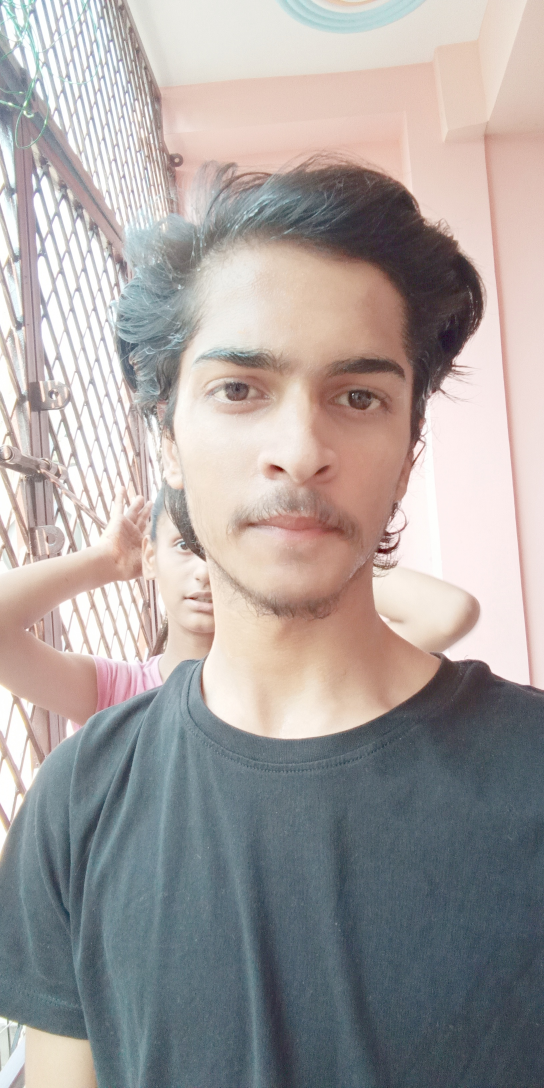
#> input picture dip projects/gamma_transformed0.45.jpg, 1632 x 3264 px, given in place of the camera (shown at 1/3 size)
$ python face.py
#> lines starting #> are read from the running program, lines starting #| are printed output that depends on the picture
#!/usr/bin/env python
# coding: utf-8

# In[2]:


import cv2
import numpy as np

#Init Camera
cap = cv2.VideoCapture(0)
address="https://192.168.1.2:8080/"
cap.open(address)

# Face Detection
face_cascade = cv2.CascadeClassifier("haarcascade_frontalface_alt.xml")

skip = 0
face_data = []
dataset_path = './data/'
file_name = input("Enter the name of the person : ")
#> the answer given: ../dip projects/gamma_transformed0.45.jpg
while True:
	ret,frame = cap.read()
#> frame is the input picture: shape (3264, 1632, 3); mean B, G, R 158.8, 160.4, 166.7

	if ret==False:
		continue

	gray_frame = cv2.cvtColor(frame,cv2.COLOR_BGR2GRAY)
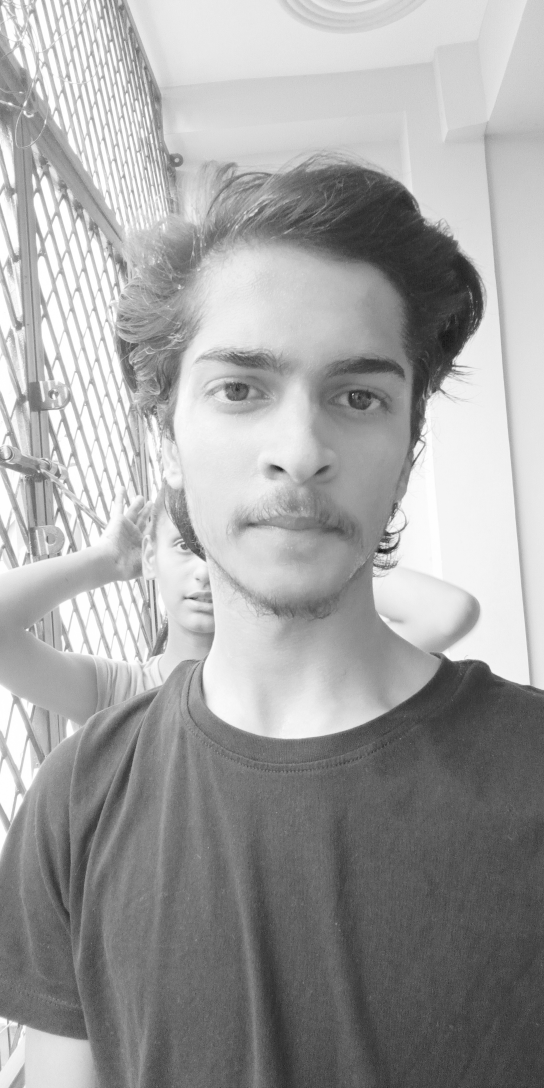
#> gray_frame: shape (3264, 1632) (shown at 1/3 size); min 6, max 255, mean 162.1


	faces = face_cascade.detectMultiScale(frame,1.3,5)
#> faces = [[405, 787, 991, 991]]
	if len(faces)==0:
		continue

	faces = sorted(faces,key=lambda f:f[2]*f[3])

	# Pick the last face (because it is the largest face acc to area(f[2]*f[3]))
	for face in faces[-1:]:
		x,y,w,h = face
		cv2.rectangle(frame,(x,y),(x+w,y+h),(0,255,255),2)

		#Extract (Crop out the required face) : Region of Interest
		offset = 10
		face_section = frame[y-offset:y+h+offset,x-offset:x+w+offset]
		face_section = cv2.resize(face_section,(100,100))

		skip += 1
		if skip%10==0:
			face_data.append(face_section)
			print(len(face_data))
#> this loop made 1 pass
#> (x, y, w, h, offset, skip) on pass 1: (405, 787, 991, 991, 10, 1)
#> pass 1, `face_section = frame[y-offset:y+h+offset,x-offset:x+w+offset]`:
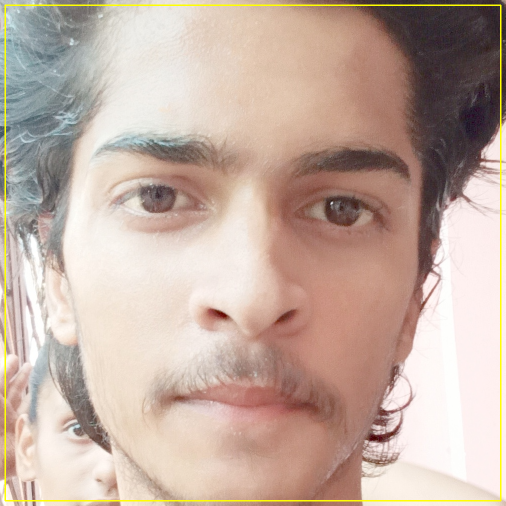
#> face_section: shape (1011, 1011, 3) (shown at 1/2 size); mean B, G, R 162, 174.1, 195.7
#> pass 1, `face_section = cv2.resize(face_section,(100,100))`:
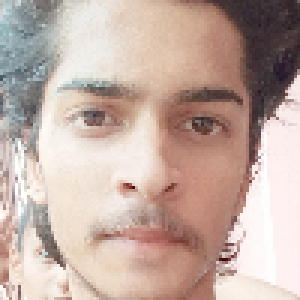
#> face_section: shape (100, 100, 3) (shown 3 times larger); mean B, G, R 163.8, 173, 194.8
#> after the loop, face_data = []; skip = 1


	cv2.imshow("Frame",frame)
	cv2.imshow("Face Section",face_section)

	key_pressed = cv2.waitKey(1) & 0xFF
#> (key q is pressed here)
	if key_pressed == ord('q'):
		break

# Convert our face list array into a numpy array
face_data = np.asarray(face_data)
#> face_data = empty array
#> (the run stopped early here; a loop or call above may not have finished)
